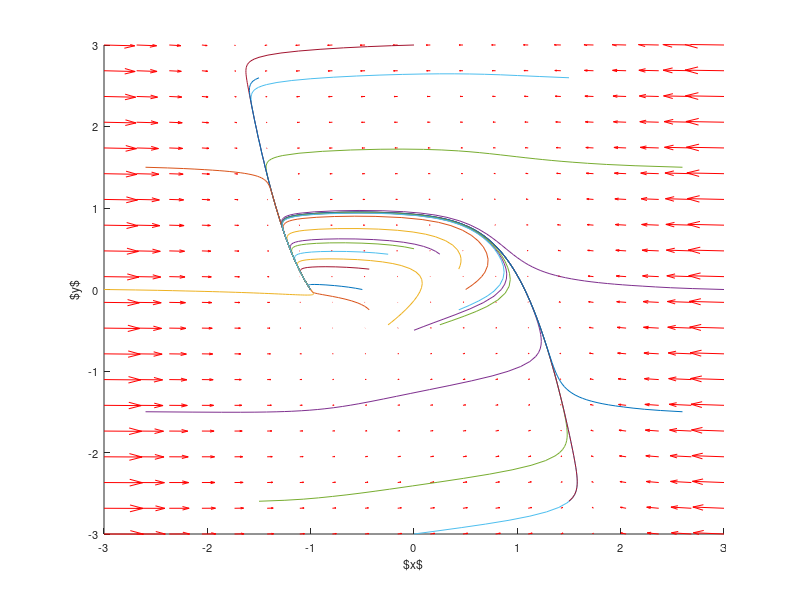
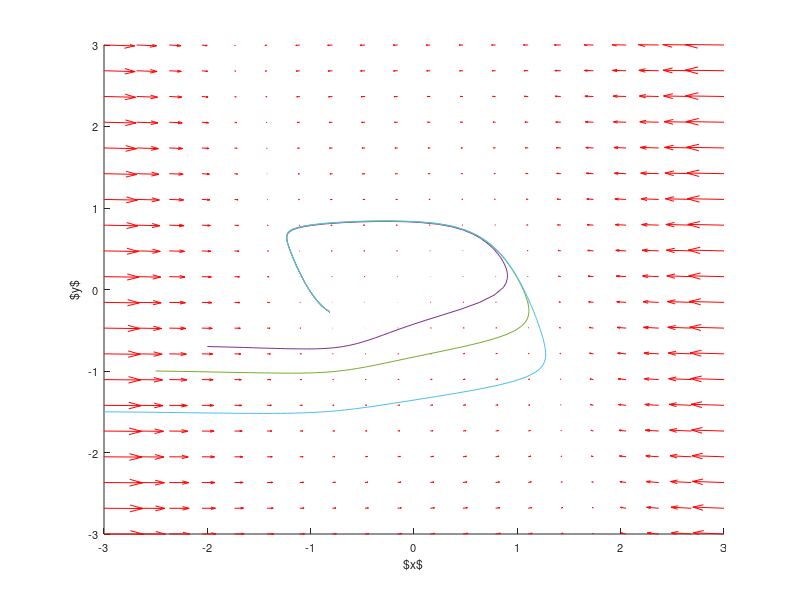

Recreate these plots in MATLAB, in order. (Note: this script raises an error after producing the figures.)
clear all
close all
clc

f = @(t,Y) [(Y(1)-Y(1).^3-Y(2))./0.1; 2*Y(1)-Y(2)+2];

y1 = linspace(-3,3,20);
y2 = linspace(-3,3,20);

% creates two matrices one for all the x-values on the grid, and one for
% all the y-values on the grid. Note that x and y are matrices of the same
% size and shape, in this case 20 rows and 20 columns
[x,y] = meshgrid(y1,y2);
%size(x)
%size(y)

u = zeros(size(x));
v = zeros(size(x));

% we can use a single loop over each element to compute the derivatives at
% each point (y1, y2)
t=0; % we want the derivatives at each point at t=0, i.e. the starting time
for i = 1:numel(x)
    Yprime = f(t,[x(i); y(i)]);
    u(i) = Yprime(1);
    v(i) = Yprime(2);
end

figure(1)
hold on
quiver(x,y,u,v,'r')
xlabel('$x$','FontSize',8)
ylabel('$y$','FontSize',8)
% hl2 = legend('$x$ nullcline: $y = x - x^{3}$', '$y$ nullcline: $y = 2x + 2$');
set(gca,'FontSize',8)
% set(hl2,'FontSize',8)
set(gcf, 'Position', [1 1 200 150])
axis([-3 3 -3 3]);

th = 0:pi/6:11*pi/6;

y20 = [3*cos(th) 0.5*cos(th); 3*sin(th) 0.5*sin(th)];
s = size(y20);
s = s(2);

for i = 1:s
    [ts,ys] = ode45(f,[0,100],[y20(1,i);y20(2,i)]);
    plot(ys(:,1),ys(:,2))
    %plot(ys(1,1),ys(1,2),'bo') % starting point
    %plot(ys(end,1),ys(end,2),'ks') % ending point
end
hold off
% matlabfrag('nullphase2')

%%
clear all

f = @(t,Y) [(Y(1)-Y(1).^3-Y(2))./0.1; 2*Y(1)-Y(2)+sqrt((1+0.1+2*sqrt(2*0.1))/3)+((1+0.1+2*sqrt(2*0.1))/3)^(3/2)+0.01];%(3+1)/3^(3/2)];

y1 = linspace(-3,3,20);
y2 = linspace(-3,3,20);

% creates two matrices one for all the x-values on the grid, and one for
% all the y-values on the grid. Note that x and y are matrices of the same
% size and shape, in this case 20 rows and 20 columns
[x,y] = meshgrid(y1,y2);
%size(x)
%size(y)

u = zeros(size(x));
v = zeros(size(x));

% we can use a single loop over each element to compute the derivatives at
% each point (y1, y2)
t=0; % we want the derivatives at each point at t=0, i.e. the starting time
for i = 1:numel(x)
    Yprime = f(t,[x(i); y(i)]);
    u(i) = Yprime(1);
    v(i) = Yprime(2);
end

figure(2)
hold on
quiver(x,y,u,v,'r')
xlabel('$x$','FontSize',8)
ylabel('$y$','FontSize',8)
% hl2 = legend('$x$ nullcline: $y = x - x^{3}$', '$y$ nullcline: $y = 2x + 2$');
set(gca,'FontSize',8)
% set(hl2,'FontSize',8)
set(gcf, 'Position', [1 1 200 150])
axis([-3 3 -3 3]);

th = 0:pi/6:11*pi/6;

%y20 = [3*cos(th) 0.5*cos(th); 3*sin(th) 0.5*sin(th)];
y20 = [-2 -2.5 -3; -0.7 -1 -1.5];
s = size(y20);
s = s(2);

for i = 1:s
    [ts,ys] = ode45(f,[0,100],[y20(1,i);y20(2,i)]);
    plot(ys(:,1),ys(:,2))
    %plot(ys(1,1),ys(1,2),'bo') % starting point
    %plot(ys(end,1),ys(end,2),'ks') % ending point
end
hold off
matlabfrag('nullphasebc')